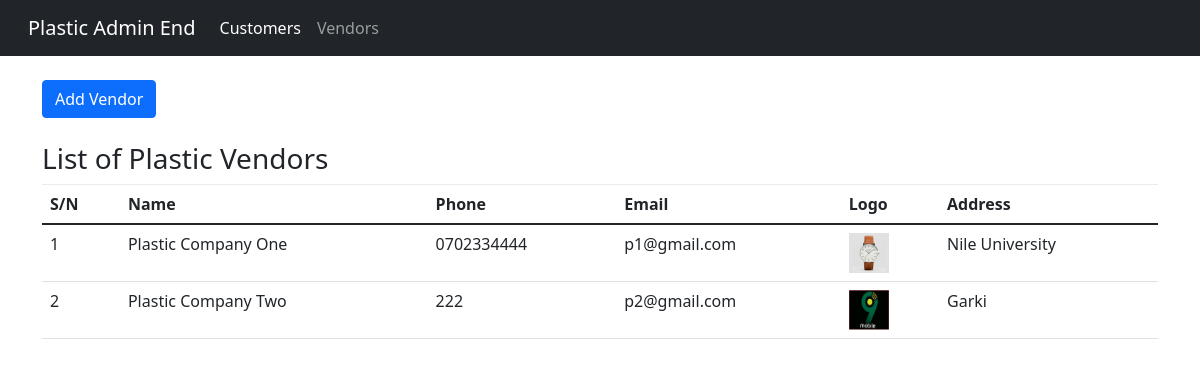
/admin/vendor-management.php, run on the app's committed database.
### tables this page shows
CREATE TABLE `company` (
  `company_name` varchar(25) NOT NULL,
  `company_email` varchar(45) DEFAULT NULL,
  `company_logo` varchar(45) DEFAULT NULL,
  `company_phone` varchar(45) DEFAULT NULL,
  `admin_email` varchar(25) NOT NULL,
  `company_password` varchar(45) DEFAULT NULL,
  `address` varchar(255) DEFAULT NULL
);

### admin/vendor-management.php (the view, shortened to what this page needs)
<html>
<head>
    <link rel="stylesheet" type="text/css" href="../vendor/bootstrap/css/bootstrap.min.css" />
</head>
<body>
    <?php include 'nav.php' ?>
    <div class="container" style="margin-top:2%">
        <button type="button" class="btn btn-primary" data-bs-toggle="modal" data-bs-target="#exampleModal">
            Add Vendor
        </button><br /><br />
        <h3>List of Plastic Vendors</h3>
        <table class="table">
            <thead>
                <tr>
                    <th scope="col">S/N</th>
                    <th scope="col"> Name</th>
                    <th scope="col"> Phone</th>
                    <th scope="col"> Email</th>
                    <th scope="col">Logo</th>
                    <th scope="col">Address</th>
                </tr>
            </thead>
            <tbody>
                <?php
                include "../connect.php";
                $stmt =  $conn->prepare("SELECT * FROM company");
                $stmt->execute();
                $count = 1;
                $result = $stmt->get_result();
                while ($row = $result->fetch_assoc()) {
                    echo
                    "<tr>" .
                        "<td>" . $count++ . "</td>" .
                        "<td>" . $row['company_name'] . "</td>" .
                        "<td>" . $row['company_phone'] . "</td>" .
                        "<td>" . $row['company_email'] . "</td>" .
                        "<td><img style=width:40px;height:40px src=../images/company_logo/" . $row['company_logo'] . "></td>" .
                        "<td>" . $row['address'] . "</td>" .
                        "</tr>";
                }
                ?>
            </tbody>
        </table>
    </div>
</body>
</html>

### data on the page
company: company_name "Plastic Company One", company_phone "0702334444", company_email "p1@gmail.com", company_logo (picture), address "Nile University"
company: company_name "Plastic Company Two", company_phone "222", company_email "p2@gmail.com", company_logo (picture), address "Garki"
